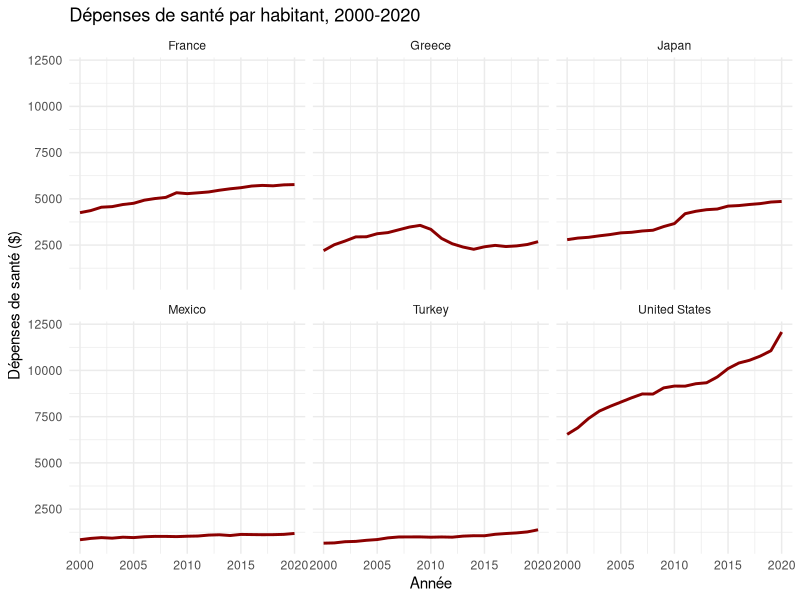
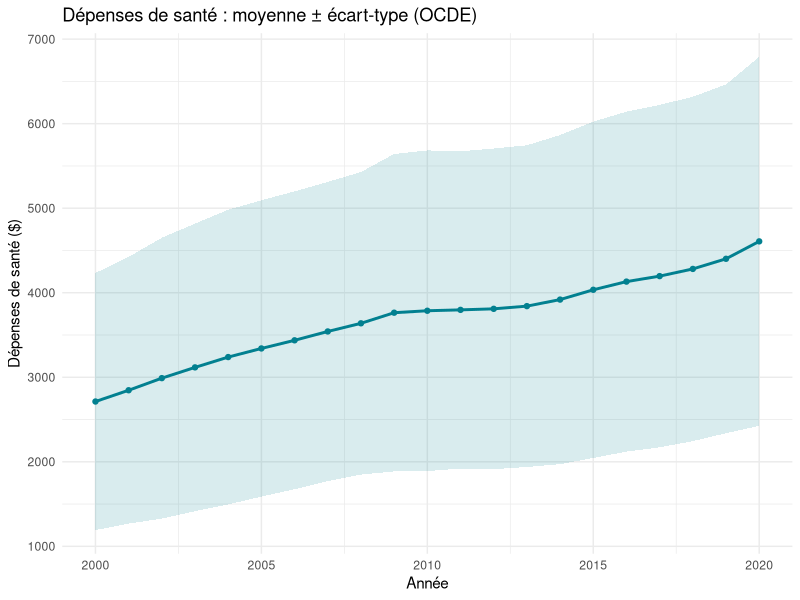
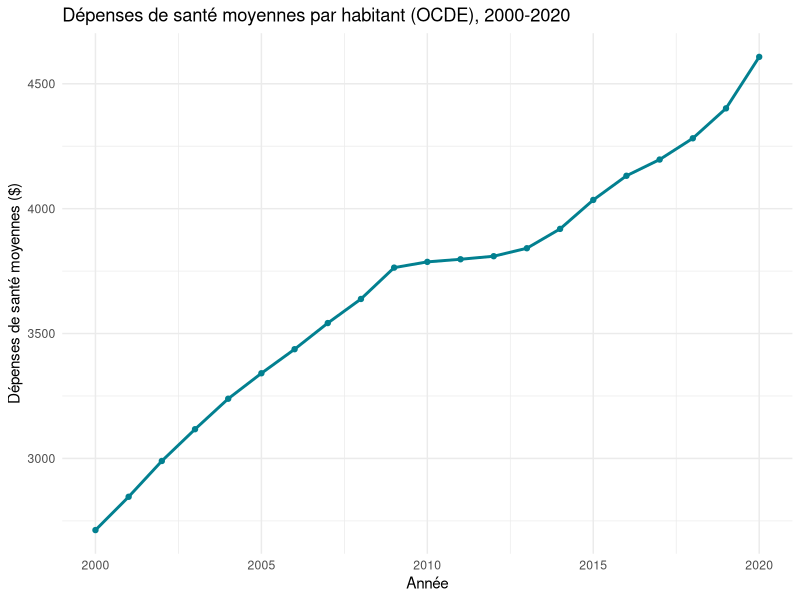
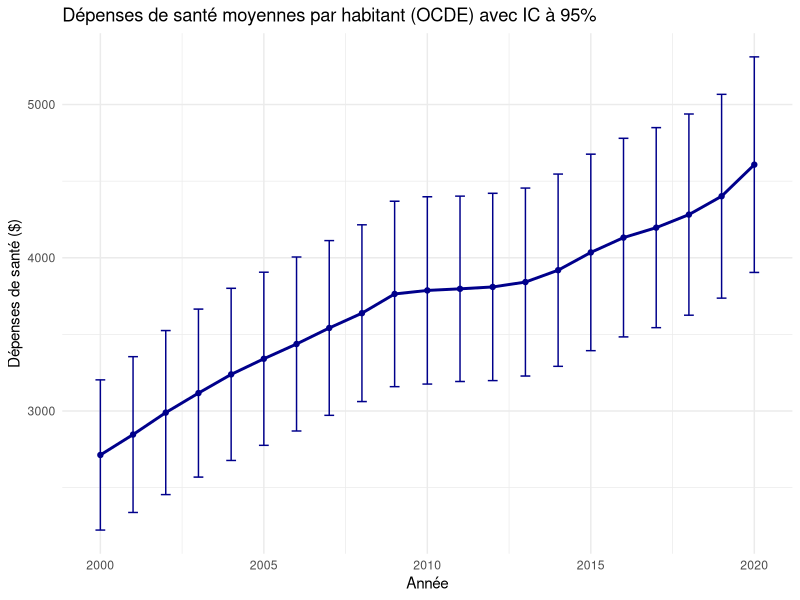
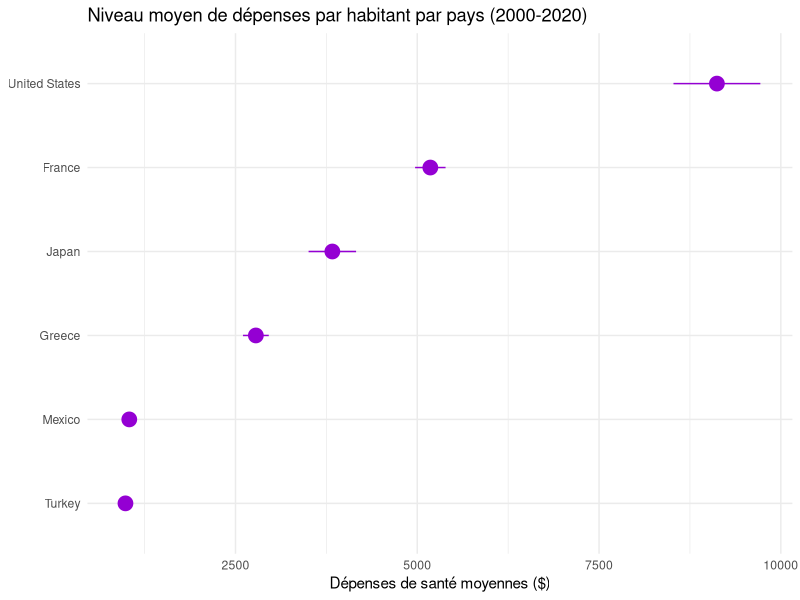

R code for these plots, in order:
# Application R chapitre 1 --- Comprendre et manipuler les données de panel

# ---- 1. les packages nécessaires --------
library(tidyverse)
library(plm)

# ---- 2. importer les données (fichier fourni sur Moodle) -----------
data <- read_csv("data_depenses_sante_ocde.csv")
head(data)
str(data)

# ---- 3. passer du format wide au format long -----------
data_long <- data %>%
  pivot_longer(cols = starts_with("depenses_sante_"),
               names_to = "annee",
               names_prefix = "depenses_sante_",
               values_to = "depenses") %>%
  mutate(annee = as.integer(annee))   # important : annee doit être numérique

# ---- 4. déclarer le panel et stats descriptives de base -----------
pdata <- pdata.frame(data_long, index = c("pays", "annee"))

pdim(pdata)                 # structure du panel (N, T, cylindré ?)
summary(pdata$depenses)     # décomposition within / between

# ---- 5. visualiser le panel -----------
# Astuce : pour tous les graphiques, on utilise data_long (pas pdata) :
# dans un pdata.frame, la colonne "annee" devient un facteur, ce qui
# fausserait l'axe du temps si on la reconvertit avec as.numeric().

# 5.1 facet wrap : quelques pays, une trajectoire par pays
data_long %>%
  filter(pays %in% c("France", "United States",
                     "Japan", "Mexico", "Turkey", "Greece")) %>%
  ggplot(aes(x = annee, y = depenses)) +
  geom_line(color = "darkred", linewidth = 1) +
  facet_wrap(~ pays) +
  labs(x = "Année", y = "Dépenses de santé ($)",
       title = "Dépenses de santé par habitant, 2000-2020") +
  theme_minimal()

# 5.2 moyenne +/- écart-type par année
data_long %>%
  group_by(annee) %>%
  summarise(moy = mean(depenses, na.rm = TRUE),
            ecart_type = sd(depenses, na.rm = TRUE)) %>%
  ggplot(aes(x = annee, y = moy)) +
  geom_ribbon(aes(ymin = moy - ecart_type, ymax = moy + ecart_type),
              fill = "#028090", alpha = 0.15) +
  geom_line(color = "#028090", linewidth = 1) +
  geom_point(color = "#028090", size = 1.5) +
  labs(x = "Année", y = "Dépenses de santé ($)",
       title = "Dépenses de santé : moyenne \u00b1 écart-type (OCDE)") +
  theme_minimal()

# 5.3 moyenne simple par année
data_long %>%
  group_by(annee) %>%
  summarise(depenses_moy = mean(depenses, na.rm = TRUE)) %>%
  ggplot(aes(x = annee, y = depenses_moy)) +
  geom_line(color = "#028090", linewidth = 1) +
  geom_point(color = "#028090", size = 1.5) +
  labs(x = "Année", y = "Dépenses de santé moyennes ($)",
       title = "Dépenses de santé moyennes par habitant (OCDE), 2000-2020") +
  theme_minimal()

# 5.4 moyenne par année avec intervalle de confiance à 95%
data_long %>%
  group_by(annee) %>%
  summarise(moy = mean(depenses, na.rm = TRUE),
            ecart_type = sd(depenses, na.rm = TRUE),
            n = n(),
            se = ecart_type / sqrt(n),
            ic_bas = moy - 1.96 * se,
            ic_haut = moy + 1.96 * se) %>%
  ggplot(aes(x = annee, y = moy)) +
  geom_errorbar(aes(ymin = ic_bas, ymax = ic_haut),
                color = "darkblue", width = 0.3) +
  geom_line(color = "darkblue", linewidth = 1) +
  geom_point(color = "darkblue", size = 1.5) +
  labs(x = "Année", y = "Dépenses de santé ($)",
       title = "Dépenses de santé moyennes par habitant (OCDE) avec IC à 95%") +
  theme_minimal()

# 5.5 niveau moyen par pays (quelques pays), avec IC
data_long %>%
  filter(pays %in% c("France", "United States",
                     "Japan", "Mexico", "Turkey", "Greece")) %>%
  group_by(pays) %>%
  summarise(moy = mean(depenses, na.rm = TRUE),
            se = sd(depenses, na.rm = TRUE) / sqrt(n()),
            ic_bas = moy - 1.96 * se,
            ic_haut = moy + 1.96 * se) %>%
  ggplot(aes(x = reorder(pays, moy), y = moy)) +
  geom_pointrange(aes(ymin = ic_bas, ymax = ic_haut),
                  color = "darkviolet", size = 1) +
  coord_flip() +
  labs(x = NULL, y = "Dépenses de santé moyennes ($)",
       title = "Niveau moyen de dépenses par habitant par pays (2000-2020)") +
  theme_minimal()
